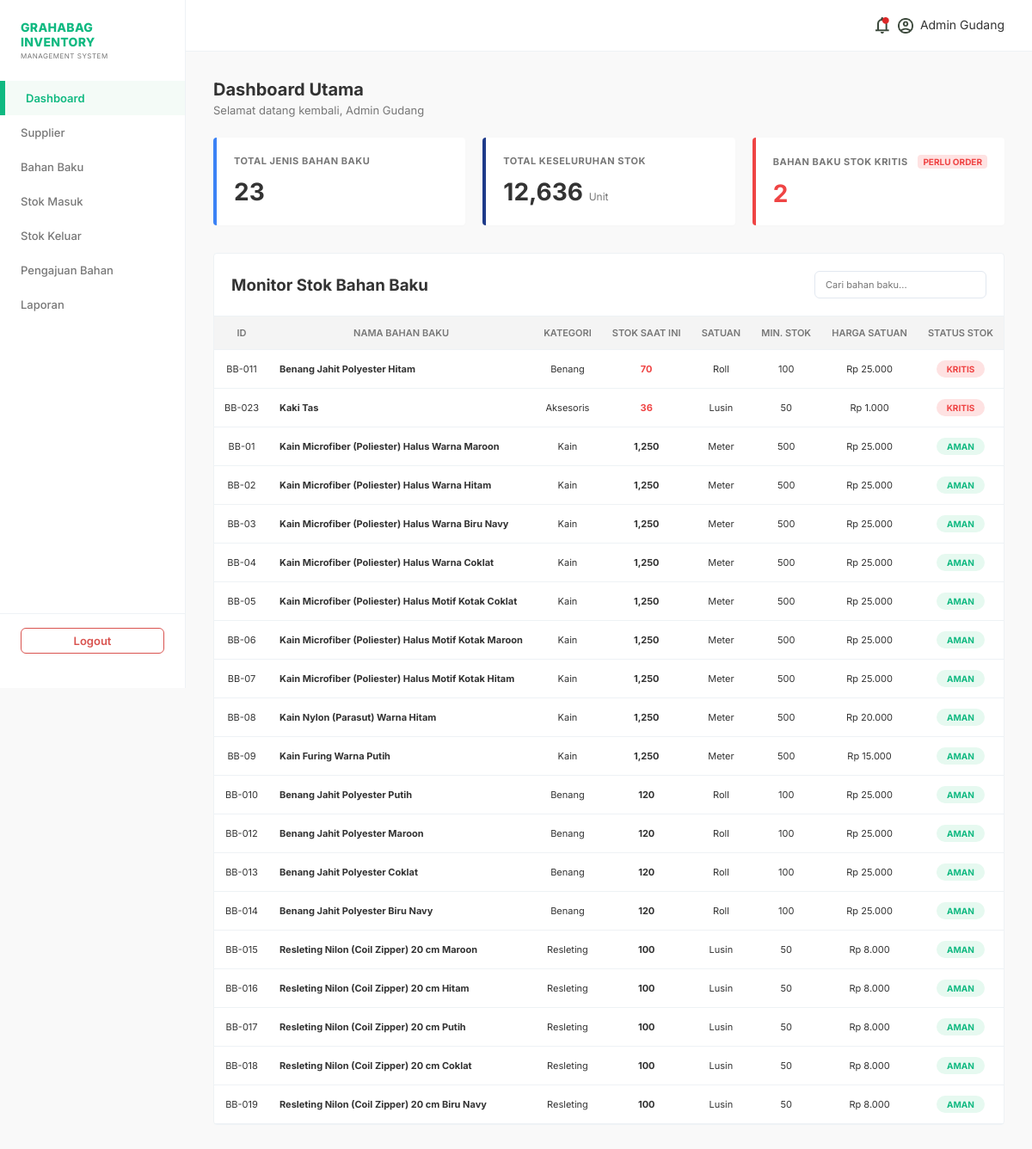
/pages/dashboard.php (signed in), run on the app's committed database.
### tables this page shows
CREATE TABLE material (
    material_id INT AUTO_INCREMENT PRIMARY KEY,
    category_id INT NOT NULL,
    material_name VARCHAR(100) NOT NULL,
    stock INT NOT NULL DEFAULT 0,
    unit VARCHAR(255) NOT NULL,
    minimum_stock INT NOT NULL DEFAULT 0,
    price DECIMAL(10,2) NOT NULL,
    FOREIGN KEY (category_id) REFERENCES category(category_id)
);

CREATE TABLE category (
    category_id INT AUTO_INCREMENT PRIMARY KEY,
    category_name VARCHAR(50) NOT NULL
);

### pages/dashboard.php (the view, shortened to what this page needs)
<?php
require_once '../includes/header.php';
require_once '../includes/sidebar.php';
$total_jenis_res = $conn->query("SELECT COUNT(*) as total FROM material");
$total_jenis = $total_jenis_res->fetch_assoc()['total'];
$total_stok_res = $conn->query("SELECT SUM(stock) as total FROM material");
$total_stok = $total_stok_res->fetch_assoc()['total'] ?? 0;
$stok_kritis_res = $conn->query("SELECT COUNT(*) as total FROM material WHERE stock <= minimum_stock");
$stok_kritis = $stok_kritis_res->fetch_assoc()['total'];
$query_material = "SELECT m.*, c.category_name FROM material m
                   JOIN category c ON m.category_id = c.category_id
                   ORDER BY CASE WHEN m.stock <= m.minimum_stock THEN 0 ELSE 1 END ASC, m.material_id ASC";
$materials = $conn->query($query_material);
?>
<div class="dashboard-header">
    <h1 class="page-title">Dashboard Utama</h1>
    <p class="welcome-text">Selamat datang kembali, <?php echo $_SESSION['full_name']; ?></p>
</div>
<div class="summary-cards">
    <div class="card card-blue">
        <h3>TOTAL JENIS BAHAN BAKU</h3>
        <p class="card-value"><?php echo $total_jenis; ?></p>
    </div>
    <div class="card card-dark-blue">
        <h3>TOTAL KESELURUHAN STOK</h3>
        <p class="card-value"><?php echo number_format($total_stok); ?> <span class="card-unit">Unit</span></p>
    </div>
    <div class="card card-red">
        <div class="card-red-header">
            <h3>BAHAN BAKU STOK KRITIS</h3>
            <span class="badge-order">PERLU ORDER</span>
        </div>
        <p class="card-value value-red"><?php echo $stok_kritis; ?></p>
    </div>
</div>
<div class="content-table-wrapper">
    <div class="table-header-actions">
        <h3>Monitor Stok Bahan Baku</h3>
        <div class="search-sub-box">
            <input type="text" id="tableSearch" placeholder="Cari bahan baku...">
        </div>
    </div>
    <table class="data-table">
        <thead>
            <tr>
                <th>ID</th>
                <th>NAMA BAHAN BAKU</th>
                <th>KATEGORI</th>
                <th>STOK SAAT INI</th>
                <th>SATUAN</th>
                <th>MIN. STOK</th>
                <th>HARGA SATUAN</th>
                <th>STATUS STOK</th>
            </tr>
        </thead>
        <tbody>
            <?php while($row = $materials->fetch_assoc()):
                $is_kritis = $row['stock'] <= $row['minimum_stock'];
                $status_class = $is_kritis ? 'badge-critical' : 'badge-safe';
                $status_text = $is_kritis ? 'KRITIS' : 'AMAN';
                $stock_class = $is_kritis ? 'text-danger-bold' : 'text-normal-bold';
            ?>
            <tr>
                <td>BB-0<?php echo $row['material_id']; ?></td>
                <td style="text-align: left;"><strong><?php echo $row['material_name']; ?></strong></td>
                <td><?php echo $row['category_name']; ?></td>
                <td class="<?php echo $stock_class; ?>"><?php echo number_format($row['stock']); ?></td>
                <td><?php echo $row['unit']; ?></td>
                <td><?php echo number_format($row['minimum_stock']); ?></td>
                <td>Rp <?php echo number_format($row['price'], 0, ',', '.'); ?></td>
                <td><span class="pill-stok <?php echo $status_class; ?>"><?php echo $status_text; ?></span></td>
            </tr>
            <?php endwhile; ?>
        </tbody>
    </table>
</div>
</body>
</html>

### assets/style.css (style rules this page uses)
:root { --main-green: #10b981; --light-green: #76c800; --pale-white: #f9f9f9; --light-gray: #f4f4f4; --accent-blue: #4fa3f7; --text-main: #333333; --text-secondary: #777777; --error-red: #d9534f; --success-green: #5cb85c; --border-color: #eef2f5; }
* { box-sizing: border-box; margin: 0; padding: 0; font-family: "Inter", sans-serif; }
body { background-color: var(--pale-white); color: var(--text-main); }
.dashboard-header { margin-bottom: 24px; }
.page-title { font-size: 20px; font-weight: 700; }
.welcome-text { font-size: 13px; color: var(--text-secondary); margin-top: 4px; }
.summary-cards { display: grid; grid-template-columns: repeat(3, 1fr); gap: 20px; margin-bottom: 32px; }
.card { background: #ffffff; padding: 20px; border-radius: 4px; border-left: 4px solid var(--accent-blue); box-shadow: 0 1px 3px rgba(0, 0, 0, 0.02); }
.card h3 { font-size: 11px; color: var(--text-secondary); letter-spacing: 0.5px; }
.card-value { font-size: 28px; font-weight: 700; margin-top: 12px; }
.card-blue { border-left-color: #3b82f6; }
.card-dark-blue { border-left-color: #1e3a8a; }
.card-red { border-left-color: #ef4444; }
.card-red-header { display: flex; justify-content: space-between; align-items: center; }
.badge-order { background-color: #fee2e2; color: #ef4444; font-size: 10px; font-weight: 700; padding: 2px 6px; border-radius: 4px; }
.value-red { color: #ef4444; }
.card-unit { font-size: 12px; color: var(--text-secondary); font-weight: normal; }
.content-table-wrapper { background: #ffffff; border: 1px solid var(--border-color); border-radius: 4px; }
.table-header-actions { padding: 20px; display: flex; justify-content: space-between; align-items: center; border-bottom: 1px solid var(--border-color); }
.search-sub-box input { padding: 8px 12px; border: 1px solid #e2e8f0; width: 200px; font-size: 11px; border-radius: 6px; outline: none; background-color: #ffffff; }
.data-table { width: 100%; border-collapse: collapse; text-align: left; font-size: 11px; }
.data-table th { background-color: var(--light-gray); padding: 12px 12px; font-weight: 600; color: var(--text-secondary); border-bottom: 1px solid var(--border-color); text-align: center; }
.data-table td { padding: 12px 12px; border-bottom: 1px solid var(--border-color); text-align: center; }
.text-danger-bold { color: #ef4444; font-weight: 700; }
.text-normal-bold { font-weight: 700; }
.pill-stok { display: inline-block; padding: 4px 12px; border-radius: 12px; font-size: 10px; font-weight: 700; }
.badge-safe { background-color: #e6f9f0; color: #10b981; }
.badge-critical { background-color: #fee2e2; color: #ef4444; }

### data on the page
material: material_id "11", material_name "Benang Jahit Polyester Hitam", category.category_name "Benang", stock "70", unit "Roll", minimum_stock "100", price "25.000", status_text "KRITIS"
material: material_id "23", material_name "Kaki Tas", category.category_name "Aksesoris", stock "36", unit "Lusin", minimum_stock "50", price "1.000", status_text "KRITIS"
material: material_id "1", material_name "Kain Microfiber (Poliester) Halus Warna Maroon", category.category_name "Kain", stock "1,250", unit "Meter", minimum_stock "500", price "25.000", status_text "AMAN"
material: material_id "2", material_name "Kain Microfiber (Poliester) Halus Warna Hitam", category.category_name "Kain", stock "1,250", unit "Meter", minimum_stock "500", price "25.000", status_text "AMAN"
material: material_id "3", material_name "Kain Microfiber (Poliester) Halus Warna Biru Navy", category.category_name "Kain", stock "1,250", unit "Meter", minimum_stock "500", price "25.000", status_text "AMAN"
material: material_id "4", material_name "Kain Microfiber (Poliester) Halus Warna Coklat", category.category_name "Kain", stock "1,250", unit "Meter", minimum_stock "500", price "25.000", status_text "AMAN"
material: material_id "5", material_name "Kain Microfiber (Poliester) Halus Motif Kotak Coklat", category.category_name "Kain", stock "1,250", unit "Meter", minimum_stock "500", price "25.000", status_text "AMAN"
material: material_id "6", material_name "Kain Microfiber (Poliester) Halus Motif Kotak Maroon", category.category_name "Kain", stock "1,250", unit "Meter", minimum_stock "500", price "25.000", status_text "AMAN"
material: material_id "7", material_name "Kain Microfiber (Poliester) Halus Motif Kotak Hitam", category.category_name "Kain", stock "1,250", unit "Meter", minimum_stock "500", price "25.000", status_text "AMAN"
material: material_id "8", material_name "Kain Nylon (Parasut) Warna Hitam", category.category_name "Kain", stock "1,250", unit "Meter", minimum_stock "500", price "20.000", status_text "AMAN"
material: material_id "9", material_name "Kain Furing Warna Putih", category.category_name "Kain", stock "1,250", unit "Meter", minimum_stock "500", price "15.000", status_text "AMAN"
material: material_id "10", material_name "Benang Jahit Polyester Putih", category.category_name "Benang", stock "120", unit "Roll", minimum_stock "100", price "25.000", status_text "AMAN"
material: material_id "12", material_name "Benang Jahit Polyester Maroon", category.category_name "Benang", stock "120", unit "Roll", minimum_stock "100", price "25.000", status_text "AMAN"
material: material_id "13", material_name "Benang Jahit Polyester Coklat", category.category_name "Benang", stock "120", unit "Roll", minimum_stock "100", price "25.000", status_text "AMAN"
material: material_id "14", material_name "Benang Jahit Polyester Biru Navy", category.category_name "Benang", stock "120", unit "Roll", minimum_stock "100", price "25.000", status_text "AMAN"
material: material_id "15", material_name "Resleting Nilon (Coil Zipper) 20 cm Maroon", category.category_name "Resleting", stock "100", unit "Lusin", minimum_stock "50", price "8.000", status_text "AMAN"
material: material_id "16", material_name "Resleting Nilon (Coil Zipper) 20 cm Hitam", category.category_name "Resleting", stock "100", unit "Lusin", minimum_stock "50", price "8.000", status_text "AMAN"
material: material_id "17", material_name "Resleting Nilon (Coil Zipper) 20 cm Putih", category.category_name "Resleting", stock "100", unit "Lusin", minimum_stock "50", price "8.000", status_text "AMAN"
material: material_id "18", material_name "Resleting Nilon (Coil Zipper) 20 cm Coklat", category.category_name "Resleting", stock "100", unit "Lusin", minimum_stock "50", price "8.000", status_text "AMAN"
material: material_id "19", material_name "Resleting Nilon (Coil Zipper) 20 cm Biru Navy", category.category_name "Resleting", stock "100", unit "Lusin", minimum_stock "50", price "8.000", status_text "AMAN"

### other printed values
$_SESSION['full_name'] "Admin Gudang"
$total_jenis "23"
$total_stok "12,636"
$stok_kritis "2"
